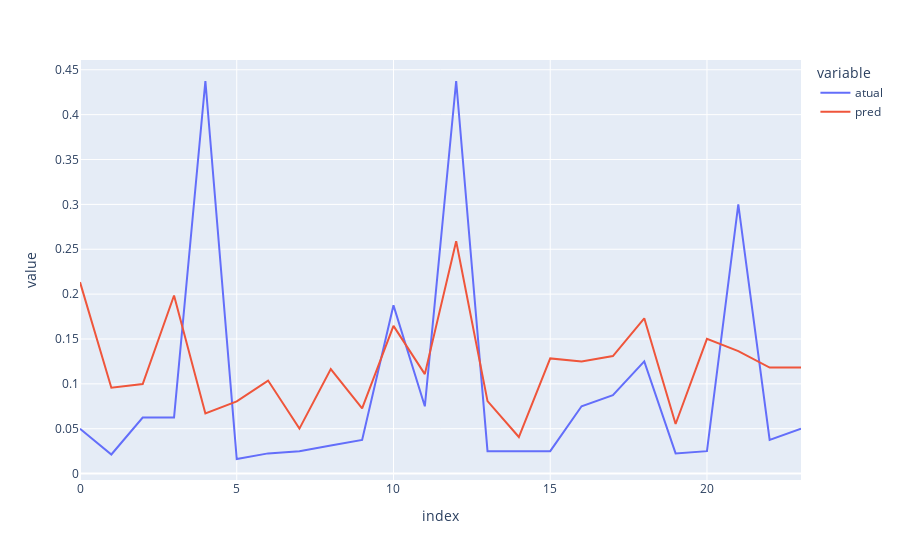

Notebook code for this chart:
### Code cell
import plotly.express as px

fig = px.line(compara2, x=compara2.index, y=['atual','pred'])
fig.show()

### Figure 1 — Plotly figure (JSON) as saved in the notebook; plotly's stock layout.template omitted (floating-point values rounded to 4 significant figures)
{"data": [{"hovertemplate": "variable=atual<br>index=%{x}<br>value=%{y}<extra></extra>", "legendgroup": "atual", "line": {"color": "#636efa", "dash": "solid"}, "marker": {"symbol": "circle"}, "mode": "lines", "name": "atual", "orientation": "v", "showlegend": true, "type": "scatter", "x": [0, 1, 2, 3, 4, 5, 6, 7, 8, 9, 10, 11, 12, 13, 14, 15, 16, 17, 18, 19, 20, 21, 22, 23], "xaxis": "x", "y": [0.05, 0.02125, 0.0625, 0.0625, 0.4375, 0.01625, 0.0225, 0.025, 0.03125, 0.0375, 0.1875, 0.075, 0.4375, 0.025, 0.025, 0.025, 0.075, 0.0875, 0.125, 0.0225, 0.025, 0.3, 0.0375, 0.05], "yaxis": "y"}, {"hovertemplate": "variable=pred<br>index=%{x}<br>value=%{y}<extra></extra>", "legendgroup": "pred", "line": {"color": "#EF553B", "dash": "solid"}, "marker": {"symbol": "circle"}, "mode": "lines", "name": "pred", "orientation": "v", "showlegend": true, "type": "scatter", "x": [0, 1, 2, 3, 4, 5, 6, 7, 8, 9, 10, 11, 12, 13, 14, 15, 16, 17, 18, 19, 20, 21, 22, 23], "xaxis": "x", "y": [0.2133, 0.09562, 0.09985, 0.1984, 0.06705, 0.08039, 0.1037, 0.0501, 0.1165, 0.07269, 0.1646, 0.1108, 0.2589, 0.08074, 0.04074, 0.1283, 0.125, 0.131, 0.173, 0.05525, 0.1501, 0.1366, 0.1182, 0.1182], "yaxis": "y"}], "layout": {"legend": {"title": {"text": "variable"}, "tracegroupgap": 0}, "margin": {"t": 60}, "xaxis": {"anchor": "y", "domain": [0, 1], "title": {"text": "index"}}, "yaxis": {"anchor": "x", "domain": [0, 1], "title": {"text": "value"}}}}
